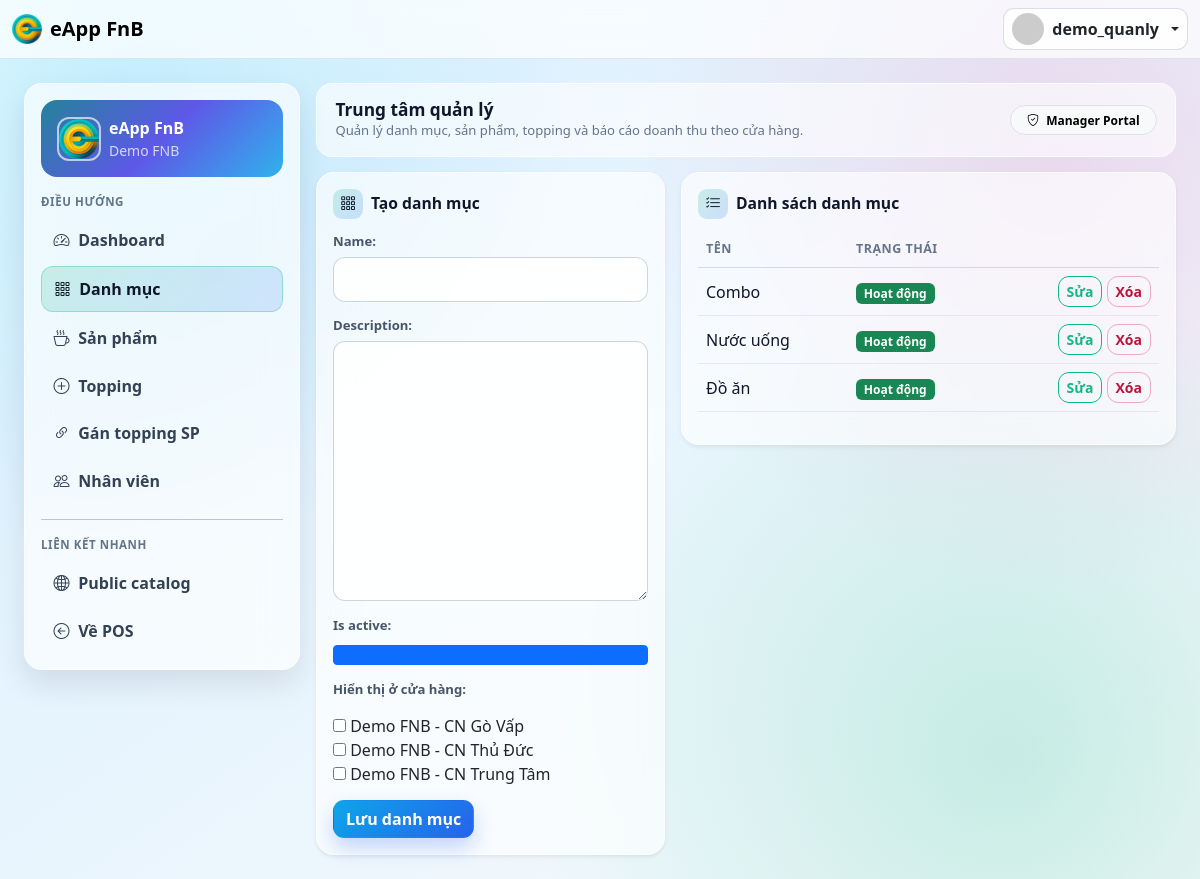
Before: /quanly/categories/ (signed in) with the older database file.
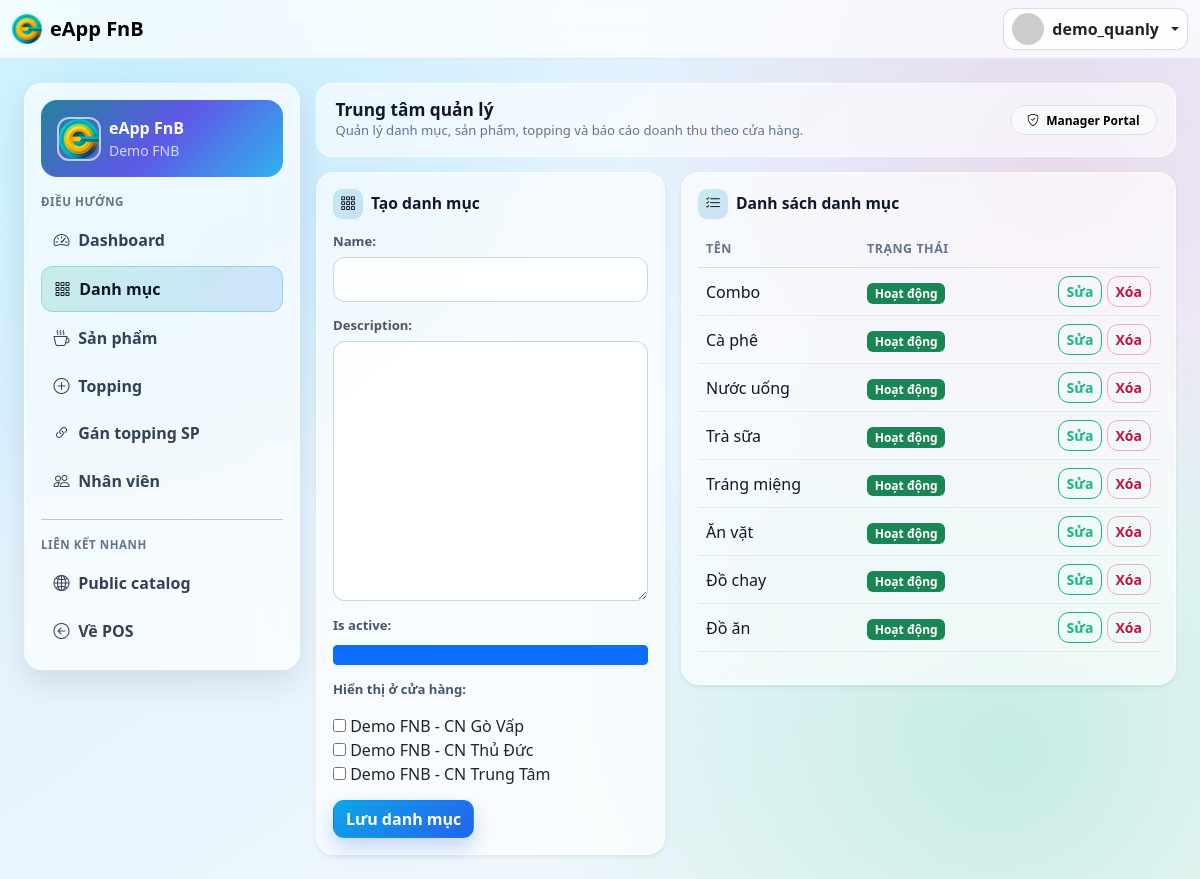
After: the same page with the newer database file.
### App_Catalog/models.py (models this page shows, shortened)
class Category(TimeStampedModel):
    tenant = models.ForeignKey('App_Tenant.Tenant', on_delete=models.CASCADE, related_name='categories')
    name = models.CharField(max_length=120)
    slug = models.SlugField(max_length=140)
    description = models.TextField(blank=True)
    is_active = models.BooleanField(default=True)
    class Meta:
        constraints = [
            models.UniqueConstraint(fields=['tenant', 'slug'], name='uq_category_tenant_slug'),
        ]
        ordering = ['name']

### App_Quanly/views.py (the view, shortened to what this page needs)
# urls.py: path('categories/', views.category_list_create, name='categories'),
@manager_required
def category_list_create(request):
    tenant = _tenant_or_404(request.user)
    categories = Category.objects.filter(tenant=tenant).order_by('name')
    form = CategoryForm(request.POST or None, tenant=tenant)
    return render(
        request,
        'App_Quanly/categories.html',
        {
            'categories': categories,
            'form': form,
        },
    )

### App_Quanly/forms.py
class CategoryForm(forms.ModelForm):
    store_ids = forms.ModelMultipleChoiceField(
        queryset=Store.objects.none(),
        required=False,
        widget=forms.CheckboxSelectMultiple,
        label='Hiển thị ở cửa hàng',
    )
    class Meta:
        model = Category
        fields = ['name', 'description', 'is_active']
    def __init__(self, *args, tenant=None, **kwargs):
        super().__init__(*args, **kwargs)
        self.tenant = tenant
        self.fields['store_ids'].queryset = Store.objects.filter(tenant=tenant, is_active=True).order_by('name')
        _apply_bootstrap_classes(self)

### App_Accounts/models.py (called while the page is built)
    @property
    def is_manager(self):
        return self.role == self.Role.MANAGER

### App_Accounts/permissions.py (called while the page is built)
def role_required(roles):
    def decorator(view_func):
        @login_required
        @wraps(view_func)
        def _wrapped(request, *args, **kwargs):
            if request.user.role not in roles:
                raise PermissionDenied('Bạn không có quyền truy cập.')
            return view_func(request, *args, **kwargs)
        return _wrapped
    return decorator

### App_Core/context_processors.py (called while the page is built)
def core_context(request):
    return {
        'app_name': 'eApp FnB',
    }

### templates/App_Quanly/categories.html (shortened to what this page needs)
{% extends 'App_Quanly/_layout.html' %}
{% block quanly_content %}
<div class="row g-3">
    <div class="col-lg-5">
        <div class="card border-0 shadow-sm">
            <div class="card-body">
                <h2 class="admin-card-title">
                    <i class="bi bi-grid-3x3-gap"></i>
                    Tạo danh mục
                </h2>
                <form method="post">
                    {{ form.as_p }}
                    <button class="btn btn-primary" type="submit">Lưu danh mục</button>
                </form>
            </div>
        </div>
    </div>
    <div class="col-lg-7">
        <div class="card border-0 shadow-sm">
            <div class="card-body">
                <h2 class="admin-card-title">
                    <i class="bi bi-list-check"></i>
                    Danh sách danh mục
                </h2>
                <div class="table-responsive">
                    <table class="table align-middle">
                        <thead><tr><th>Tên</th><th>Trạng thái</th><th></th></tr></thead>
                        <tbody>
                            {% for item in categories %}
                            <tr>
                                <td>{{ item.name }}</td>
                                <td>{% if item.is_active %}<span class="badge bg-success">Hoạt động</span>{% else %}<span class="badge bg-secondary">Tắt</span>{% endif %}</td>
                                <td class="text-end">
                                    <a class="btn btn-sm btn-outline-primary" href="{% url 'App_Quanly:category_edit' item.id %}">Sửa</a>
                                    <form class="d-inline" method="post" action="{% url 'App_Quanly:category_delete' item.id %}">
                                        <button class="btn btn-sm btn-outline-danger" onclick="return confirm('Xóa danh mục này?')">Xóa</button>
                                    </form>
                                </td>
                            </tr>
                            {% empty %}
                            <tr><td colspan="3" class="text-center text-muted">Chưa có danh mục.</td></tr>
                            {% endfor %}
                        </tbody>
                    </table>
                </div>
            </div>
        </div>
    </div>
</div>
{% endblock %}

Changed rows visible on the page:
added Category: name "Cà phê", is_active "Hoạt động"
added Category: name "Trà sữa", is_active "Hoạt động"
added Category: name "Tráng miệng", is_active "Hoạt động"
added Category: name "Ăn vặt", is_active "Hoạt động"
added Category: name "Đồ chay", is_active "Hoạt động"
